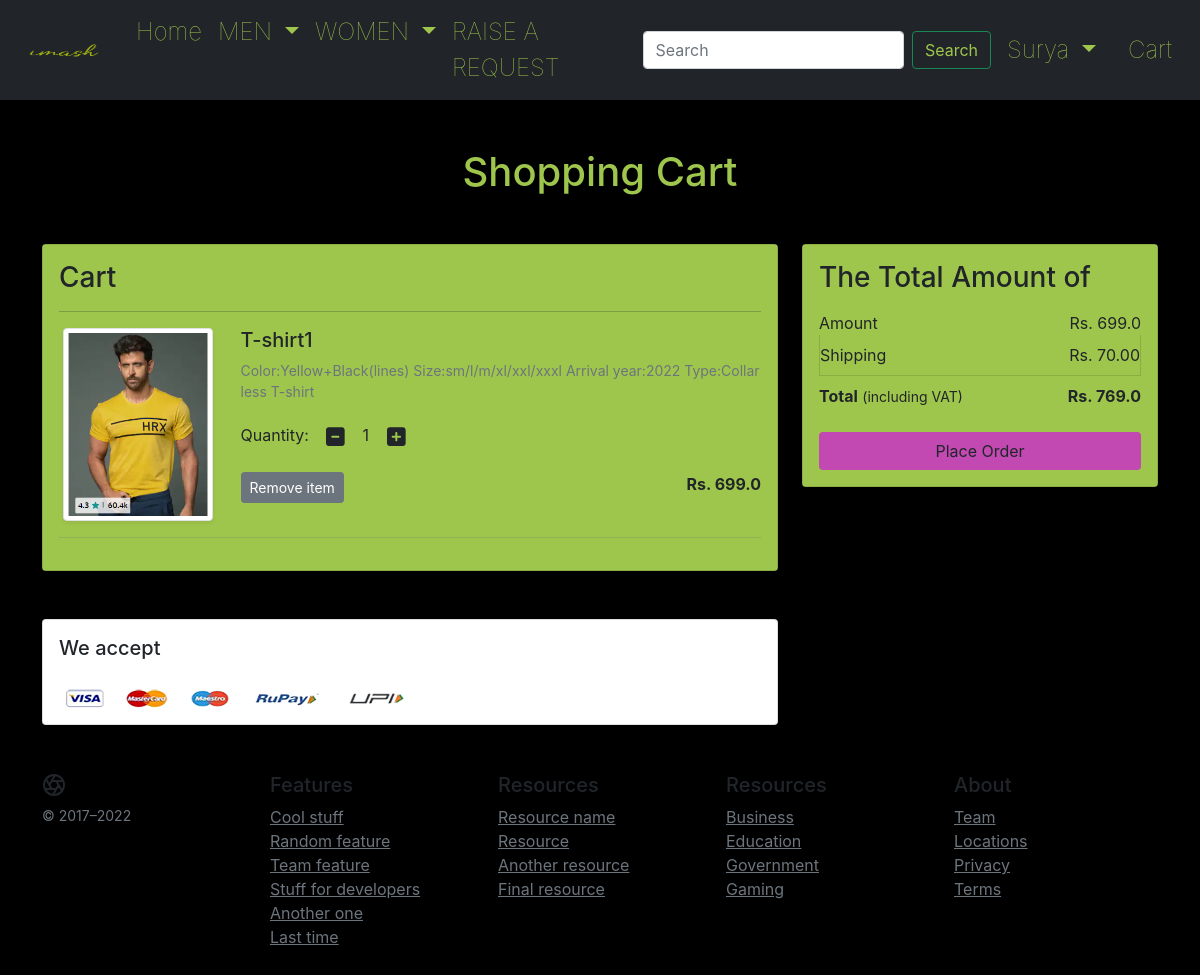
The app's page /cart (signed in) with its own data.
### app/models.py (models this page shows, shortened)
class Cart(models.Model):
    user = models.ForeignKey(User,on_delete=models.CASCADE)
    product = models.ForeignKey(Product,on_delete=models.CASCADE)
    quantity = models.PositiveIntegerField(default=1)
    def __str__(self):
        return str(self.id)

class Product(models.Model):
    title=models.CharField(max_length=100)
    selling_price=models.FloatField()
    discounted_price=models.FloatField()
    description=models.TextField()
    brand=models.CharField(max_length=100)
    category=models.CharField(choices=CATEGORY_CHOICES,max_length=2)
    product_image=models.ImageField(upload_to='productimg')
    colour =models.CharField(max_length=100,default=' ')
    fabric = models.CharField(max_length=100,default=' ')
    sizes = models.CharField(max_length=100,default=' ')
    feedback = models.CharField(max_length=100,default=' ')

### app/views.py (the view)
# urls.py: path('cart',views.show_cart,name="show_cart"),
def show_cart(request):
    if request.user.is_authenticated:
        request.session['forward']=True
        user=request.user
        cart=Cart.objects.filter(user=user)
        amount=0.0
        shipping_amount = 70.0
        total_amount= 0.0
        cart_product = [p for p in Cart.objects.all() if p.user == user]
        print(cart_product)
        if cart_product:
            for p in cart_product:
                tempamount = (p.quantity * p.product.discounted_price)
                amount+=tempamount
            total_amount=amount+shipping_amount
            print(cart)
            return render(request,'app/addtocart.html',{'carts':cart,'totalamount':total_amount,'amount':amount})
        else:
            return render(request,'app/emptycart.html')

### app/templates/app/addtocart.html
{% extends 'app/base.html' %} {% load static %} {% block title %}Cart{% endblock title %} {% block main-content %}
<div class="container my-5">
    <div class="row">
        <h1 class="text-center mb-5" style="color:rgb(159,198, 76)">Shopping Cart</h1>
        <div class="col-sm-8">
            <div class="card" style="background-color:rgb(159,198, 76);border: radius 20px;">
                <div class="card-body" style="background-color:rgb(159,198, 76);border: radius 20px;">
                    <h3>Cart</h3>
                    {% for cart in carts %}
                    <hr>
                    <div class="row">
                        <div class="col-sm-3 text-center align-self-center"><img src="{{cart.product.product_image.url}}" alt="" srcset="" class="img-fluid img-thumbnail shadow-sm" height="150" width="150"> </div>
                        <div class="col-sm-9">
                            <div>
                                <h5>{{cart.product.title}}</h5>
                                <p class="mb-2 text-muted small">{{cart.product.description}}</p>
                                <div class="my-3">
                                    <label for="quantity">Quantity:</label>
                                    <a class="minus-cart btn" pid="{{cart.product.id}}"><i class="fas fa-minus-square fa-lg"></i></a>
                                    <span id="quantity">{{cart.quantity}}</span>
                                    <a class="plus-cart btn" pid="{{cart.product.id}}"><i class="fas fa-plus-square fa-lg"></i></a>
                                </div>
                                <div class="d-flex justify-content-between">
                                    <a href="#" class="btn btn-sm btn-secondary mr-3 remove-cart" pid="{{cart.product.id}}">Remove item </a>
                                    <p class="mb-0"><span><strong>Rs. {{cart.product.discounted_price}}</strong></span></p>
                                </div>
                            </div>
                        </div>
                    </div>
                    {%endfor%}
                    <hr class="text-muted">
                </div>
            </div>
        </div>
        <div class="col-sm-4">
            <div class="card" style="background-color:rgb(159,198, 76);border: radius 20px;">
                <div class="card-body" style="background-color:rgb(159,198, 76);border: radius 20px;">
                    <h3>The Total Amount of</h3>
                    <ul class="list-group">
                        <li style="background-color:rgb(159,198, 76);border: radius 20px;" class="list-group-item d-flex justify-content-between align-items-center border-0 px-0 pb-0">Amount<span>Rs.<span id="amount"> {{amount}}</span></span>
                        </li>
                        <li style="background-color:rgb(159,198, 76);border: radius 20px;" class="list-group-item d-flex justify-content-between align-items-center px-0">Shipping<span>Rs. 70.00</span></li>
                        <li style="background-color:rgb(159,198, 76);border: radius 20px;" class="list-group-item d-flex justify-content-between align-items-center border-0 px-0 mb-3">
                            <div>
                                <strong>Total</strong> <small>(including VAT)</small>
                            </div>
                            <span><strong id="totalamount">Rs. {{totalamount}}</strong></span>
                        </li>
                    </ul>
                    <div class="d-grid"><a href="{% url 'checkout' %}" class="btn" style="background-color:rgba(208, 24, 218, 0.722);">Place Order</a></div>
                </div>
            </div>
        </div>
    </div>
</div>
<div class="container">
    <div class="row">
        <div class="col-sm-8">
            <div class="card">
                <div class="card-body">
                    <h5 class="mb-4">We accept</h5>
                    <img src="{% static 'app/images/payment.png' %}" alt="" class="img-fluid">
                </div>
            </div>
        </div>
    </div>
</div>
{% endblock main-content %}

### app/templates/app/base.html (shortened to what this page needs)
<!doctype html> {% load static %}
<html lang="en">
<head>
    <link href="https://cdn.jsdelivr.net/npm/bootstrap@5.0.0-beta1/dist/css/bootstrap.min.css" rel="stylesheet">
    <link rel="stylesheet" href="{% static 'app/css/style1.css' %}">
    <link rel="stylesheet" href="{% static 'app/css/owl.carousel.min.css' %}">
    <link rel="stylesheet" href="{% static 'app/css/all.min.css' %}">
    <link rel="stylesheet" href="{% static 'app/css/style.css' %}">
    <link rel="stylesheet" href="{% static 'app/css/register.css' %}">
</head>
<body style="font-family:Whitney,-apple-system,BlinkMacSystemFont,Segoe UI,Roboto,Helvetica,Arial,sans-serif;background-color:black ; ">
    <nav class="navbar navbar-expand-lg bg-dark" style="height: 100px">
        <div class="container-fluid">
            <a class="navbar-brand" href="">
                <img src="/static/app/images/logo-removebg-preview.png" alt="Bootstrap" width="100" height="24">
            </a>
            <div class="collapse navbar-collapse" id="navbarTogglerDemo02">
                <ul class="navbar-nav me-auto mb-2 mb-lg-0">
                    <li class="nav-item">
                        <a class="nav-link active" aria-current="page" href="{% url 'home' %}" style=" color: rgb(159, 198, 76) ;font-family:Whitney,-apple-system,BlinkMacSystemFont,Segoe UI,Roboto,Helvetica,Arial,sans-serif;font-size:1.5rem;font-weight:1">Home</a>
                    </li>
                    <li class="nav-item dropdown">
                        <a class="nav-link dropdown-toggle" href="#" role="button" data-bs-toggle="dropdown" aria-expanded="false" style=" color: rgb(159, 198, 76) ;font-family:Whitney,-apple-system,BlinkMacSystemFont,Segoe UI,Roboto,Helvetica,Arial,sans-serif;font-size:1.5rem;font-weight:1">
                        MEN
                      </a>
                    </li>
                    </ul>
                    <li class="nav-item dropdown">
                        <a class="nav-link dropdown-toggle" href="#" role="button" data-bs-toggle="dropdown" aria-expanded="false" style=" color: rgb(159, 198, 76) ;font-family:Whitney,-apple-system,BlinkMacSystemFont,Segoe UI,Roboto,Helvetica,Arial,sans-serif;font-size:1.5rem;font-weight:1">
                        WOMEN
                      </a>
                    </li>
                    <li class="nav-item">
                        <a class="nav-link" href="{% url 'raiserequest' %}" style=" color: rgb(159, 198, 76) ;font-family:Whitney,-apple-system,BlinkMacSystemFont,Segoe UI,Roboto,Helvetica,Arial,sans-serif;font-size:1.5rem;font-weight:1">RAISE A REQUEST</a>
                    </li>
                <form class="d-flex" role="search">
                    <input class="form-control me-2" type="search" placeholder="Search" aria-label="Search">
                    <button class="btn btn-outline-success" type="submit" style=" color: rgb(159, 198, 76);">Search</button>
                </form>
                <div>
                    <ul class="navbar-nav me-auto mb-2 mb-lg-0">
                        {% if request.user.is_authenticated %}
                        <li class="nav-item dropdown mx-2">
                            <a class="nav-link dropdown-toggle text-black" href="#" id="profileDropdown" role="button" data-bs-toggle="dropdown" aria-expanded="false" style=" color: rgb(159, 198, 76) ;font-family:Whitney,-apple-system,BlinkMacSystemFont,Segoe UI,Roboto,Helvetica,Arial,sans-serif;font-size:1.5rem;font-weight:1;align-items:inline">
               {{request.user.username|capfirst}}
             </a>
                        </li>
                        <li class="nav-item mx-2">
                            <a href="{% url 'show_cart' %}" class="nav-link text-black" style=" color: rgb(159, 198, 76) ;font-family:Whitney,-apple-system,BlinkMacSystemFont,Segoe UI,Roboto,Helvetica,Arial,sans-serif;font-size:1.5rem;font-weight:1;align-items:inline"> Cart </a>
                        </li>
                        {% endif %}
                    </ul>
                </div>
            </div>
        </div>
    </nav>
    {% block banner_slider %} {% endblock banner_slider %} {% block livesale %} {% endblock livesale %} {% block main-content %} {% endblock main-content %}
    <footer class="container py-5">
        <div class="row">
            <div class="col-12 col-md">
                <small class="d-block mb-3 text-muted">© 2017–2022</small>
            </div>
            <div class="col-6 col-md">
                <h5>Features</h5>
                <ul class="list-unstyled text-small">
                    <li><a class="link-secondary" href="processing">Cool stuff</a></li>
                    <li><a class="link-secondary" href="processing">Random feature</a></li>
                    <li><a class="link-secondary" href="processing">Team feature</a></li>
                    <li><a class="link-secondary" href="processing">Stuff for developers</a></li>
                    <li><a class="link-secondary" href="processing">Another one</a></li>
                    <li><a class="link-secondary" href="processing">Last time</a></li>
                </ul>
            </div>
            <div class="col-6 col-md">
                <h5>Resources</h5>
                <ul class="list-unstyled text-small">
                    <li><a class="link-secondary" href="processing">Resource name</a></li>
                    <li><a class="link-secondary" href="processing">Resource</a></li>
                    <li><a class="link-secondary" href="processing">Another resource</a></li>
                    <li><a class="link-secondary" href="processing">Final resource</a></li>
                </ul>
            </div>
            <div class="col-6 col-md">
                <h5>Resources</h5>
                <ul class="list-unstyled text-small">
                    <li><a class="link-secondary" href="processing">Business</a></li>
                    <li><a class="link-secondary" href="processing">Education</a></li>
                    <li><a class="link-secondary" href="processing">Government</a></li>
                    <li><a class="link-secondary" href="processing">Gaming</a></li>
                </ul>
            </div>
            <div class="col-6 col-md">
                <h5>About</h5>
                <ul class="list-unstyled text-small">
                    <li><a class="link-secondary" href="processing">Team</a></li>
                    <li><a class="link-secondary" href="processing">Locations</a></li>
                    <li><a class="link-secondary" href="processing">Privacy</a></li>
                    <li><a class="link-secondary" href="processing">Terms</a></li>
                </ul>
            </div>
        </div>
    </footer>
</body>
</html>

### app/static/app/css/style1.css (style rules this page uses)
body { margin: 0px; font-family: -apple-system, BlinkMacSystemFont, 'Segoe UI', Roboto, Oxygen, Ubuntu, Cantarell, 'Open Sans', 'Helvetica Neue', sans-serif; }

### app/static/app/css/register.css (style rules this page uses)
body { margin: 0px; font-family: -apple-system, BlinkMacSystemFont, 'Segoe UI', Roboto, Oxygen, Ubuntu, Cantarell, 'Open Sans', 'Helvetica Neue', sans-serif; }

### records on screen
Cart: product.product_image (picture), product "T-shirt1", product.description "Color:Yellow+Black(lines) Size:sm/l/m/xl/xxl/xxxl Arrival year:2022 Type:Collar less T-shirt", quantity "1", product.discounted_price "699.0"

### other values on screen
{{ request.user.username|capfirst }} "Surya"
{{ amount }} "699.0"
{{ totalamount }} "769.0"
